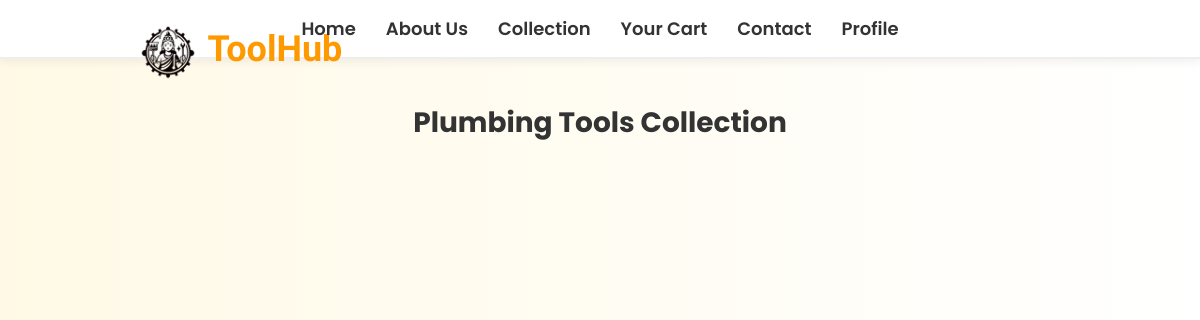
/plumbingtool/, run on an earlier commit of the app's database.
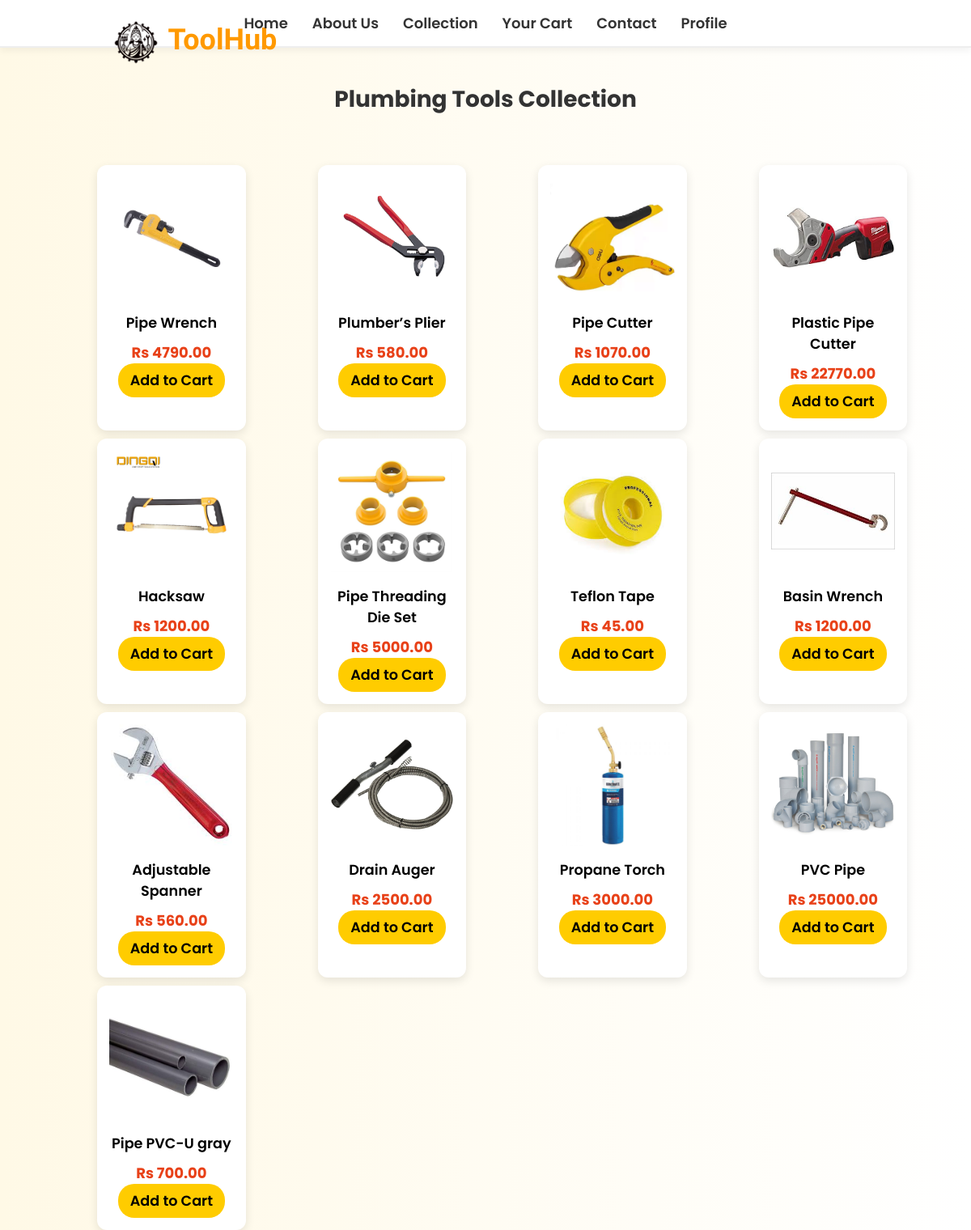
And on a later commit of the database.
### hardware/models.py (models this page shows, shortened)
class Product(models.Model):
    pid = ShortUUIDField(primary_key=True,unique=True, length = 10, max_length=20, prefix="prod", alphabet="abcdefgh12345")
    user = models.ForeignKey(User, on_delete=models.SET_NULL, null=True, blank=True)
    category = models.ForeignKey(Category, on_delete=models.SET_NULL, null=True, blank=True)
    name = models.CharField(max_length=100)
    image = models.ImageField(upload_to="user_directory_path") # used to store product image
    description = models.TextField(max_length=500, null=True, blank=True)
    price = models.DecimalField(max_digits=10, decimal_places=2)
    old_price = models.DecimalField(max_digits=10, decimal_places=2, null=True,blank=True)
    label = models.CharField(choices=LABEL_CHOICES, max_length=10, blank=True)  # 'Hot', 'Sale', or empty
    specification = models.TextField(max_length=500, null=True, blank=True)
    product_status = models.CharField(choices = STATUS, max_length=20) # used to check if product is new, used or refurbished
    status = models.CharField(max_length=50, default='Active')  # or any default value you want
    in_stock = models.BooleanField(default=True) #used to check if product is in stock
    featured = models.BooleanField(default=False) #used to check if product is featured
    created_at = models.DateTimeField(auto_now_add=True) # used to check when product was created
    updated_at = models.DateTimeField(auto_now=True) # used to check when product was updated
    class Meta:
        verbose_name_plural = "Products"

### hardware/views.py (the view)
def plumbingTools(request):
    products = Product.objects.filter(category__name='Plumbing Supplies')
    context = {
        'products': products
    }
    return render(request, 'hardware/plumbingtool.html', context)

### templates/hardware/plumbingtool.html (shortened to what this page needs)
<!DOCTYPE html>
<html lang="en">
   {% load static %}
  <head>
  </head>
  <body>
    <nav>
      <div class="nav-center">
        <a href="/first">Home</a>
        <a href="/aboutus">About Us</a>
        <a href="/collection">Collection</a>
        <a href="/cart">Your Cart</a>
        <a href="/contact">Contact</a>
        <a href="/profile">Profile</a>
      </div>
    </nav>
    <div class="logocontainer">
      <img src="{% static 'hardware/image/logo.png' %}" alt="logoshere" id="logo" />
      <h1 id="firstheader">ToolHub</h1>
    </div>
    <h1 class="page-title">Plumbing Tools Collection</h1>
    <div class="product-grid">
      {% for product in products %}
        <div class="product-card">
          <img src="{{ product.image.url }}" alt="{{ product.name }}" class="product-image" />
          <h3><a href="/productdetail/{{ product.pid }}" class="product-name">{{ product.name }}</a></h3>
          <p class="price">Rs {{ product.price }}</p>
          <button class="add-to-cart"><a href="/add_to_cart/{{ product.pid }}" class="addtocartname">Add to Cart</a></button>
        </div>
      {% endfor %}
    </div>
  </body>
</html>

What changed in the data, as far as the page shows it:
added Product: image (picture), name "Pipe Wrench", price "4790.00"
added Product: image (picture), name "Plumber’s Plier", price "580.00"
added Product: image (picture), name "Pipe Cutter", price "1070.00"
added Product: image (picture), name "Plastic Pipe Cutter", price "22770.00"
added Product: image (picture), name "Hacksaw", price "1200.00"
added Product: image (picture), name "Pipe Threading Die Set", price "5000.00"
added Product: image (picture), name "Teflon Tape", price "45.00"
added Product: image (picture), name "Basin Wrench", price "1200.00"
added Product: image (picture), name "Adjustable Spanner", price "560.00"
added Product: image (picture), name "Drain Auger", price "2500.00"
added Product: image (picture), name "Propane Torch", price "3000.00"
added Product: image (picture), name "PVC Pipe", price "25000.00"
added Product: image (picture), name "Pipe PVC-U gray", price "700.00"
